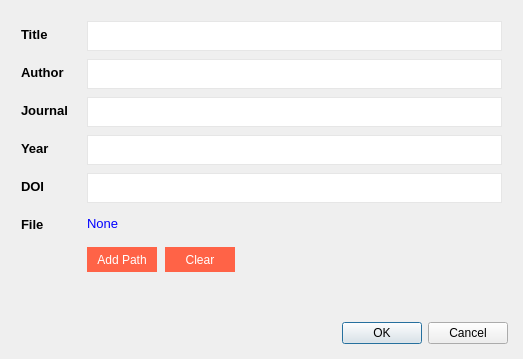
<?xml version="1.0" encoding="UTF-8"?>
<ui version="4.0">
 <class>Dialog</class>
 <widget class="QDialog" name="Dialog">
  <property name="geometry">
   <rect>
    <x>0</x>
    <y>0</y>
    <width>523</width>
    <height>359</height>
   </rect>
  </property>
  <property name="sizePolicy">
   <sizepolicy hsizetype="Fixed" vsizetype="Fixed">
    <horstretch>0</horstretch>
    <verstretch>0</verstretch>
   </sizepolicy>
  </property>
  <property name="windowTitle">
   <string>Default widget</string>
  </property>
  <layout class="QVBoxLayout" name="verticalLayout_9">
   <property name="spacing">
    <number>10</number>
   </property>
   <property name="leftMargin">
    <number>15</number>
   </property>
   <property name="topMargin">
    <number>15</number>
   </property>
   <property name="rightMargin">
    <number>15</number>
   </property>
   <property name="bottomMargin">
    <number>15</number>
   </property>
   <item>
    <widget class="QScrollArea" name="scrollArea">
     <property name="styleSheet">
      <string notr="true">QScrollArea {
    border: none;
}

QScrollBar:vertical {

}</string>
     </property>
     <property name="widgetResizable">
      <bool>true</bool>
     </property>
     <widget class="QWidget" name="scrollAreaWidgetContents">
      <property name="geometry">
       <rect>
        <x>0</x>
        <y>0</y>
        <width>493</width>
        <height>296</height>
       </rect>
      </property>
      <layout class="QVBoxLayout" name="verticalLayout_8">
       <property name="spacing">
        <number>0</number>
       </property>
       <property name="leftMargin">
        <number>2</number>
       </property>
       <property name="topMargin">
        <number>2</number>
       </property>
       <property name="rightMargin">
        <number>2</number>
       </property>
       <property name="bottomMargin">
        <number>2</number>
       </property>
       <item>
        <widget class="QWidget" name="widget" native="true">
         <property name="sizePolicy">
          <sizepolicy hsizetype="Preferred" vsizetype="Minimum">
           <horstretch>0</horstretch>
           <verstretch>0</verstretch>
          </sizepolicy>
         </property>
         <layout class="QHBoxLayout" name="horizontalLayout">
          <property name="sizeConstraint">
           <enum>QLayout::SizeConstraint::SetDefaultConstraint</enum>
          </property>
          <property name="leftMargin">
           <number>4</number>
          </property>
          <property name="topMargin">
           <number>4</number>
          </property>
          <property name="rightMargin">
           <number>4</number>
          </property>
          <property name="bottomMargin">
           <number>4</number>
          </property>
          <item>
           <layout class="QVBoxLayout" name="verticalLayout_2">
            <property name="spacing">
             <number>0</number>
            </property>
            <property name="sizeConstraint">
             <enum>QLayout::SizeConstraint::SetDefaultConstraint</enum>
            </property>
            <property name="topMargin">
             <number>5</number>
            </property>
            <item>
             <widget class="QLabel" name="lb_title">
              <property name="minimumSize">
               <size>
                <width>60</width>
                <height>16</height>
               </size>
              </property>
              <property name="maximumSize">
               <size>
                <width>60</width>
                <height>16</height>
               </size>
              </property>
              <property name="font">
               <font>
                <family>Arial</family>
                <pointsize>10</pointsize>
                <bold>true</bold>
               </font>
              </property>
              <property name="layoutDirection">
               <enum>Qt::LayoutDirection::LeftToRight</enum>
              </property>
              <property name="text">
               <string>Title</string>
              </property>
              <property name="alignment">
               <set>Qt::AlignmentFlag::AlignLeading|Qt::AlignmentFlag::AlignLeft|Qt::AlignmentFlag::AlignVCenter</set>
              </property>
             </widget>
            </item>
            <item>
             <spacer name="verticalSpacer">
              <property name="orientation">
               <enum>Qt::Orientation::Vertical</enum>
              </property>
              <property name="sizeType">
               <enum>QSizePolicy::Policy::Preferred</enum>
              </property>
              <property name="sizeHint" stdset="0">
               <size>
                <width>20</width>
                <height>40</height>
               </size>
              </property>
             </spacer>
            </item>
           </layout>
          </item>
          <item>
           <widget class="QPlainTextEdit" name="textedit_title">
            <property name="sizePolicy">
             <sizepolicy hsizetype="Expanding" vsizetype="Preferred">
              <horstretch>0</horstretch>
              <verstretch>0</verstretch>
             </sizepolicy>
            </property>
            <property name="minimumSize">
             <size>
              <width>0</width>
              <height>30</height>
             </size>
            </property>
            <property name="maximumSize">
             <size>
              <width>16777215</width>
              <height>30</height>
             </size>
            </property>
            <property name="font">
             <font>
              <family>Arial</family>
              <pointsize>10</pointsize>
             </font>
            </property>
            <property name="styleSheet">
             <string notr="true">QPlainTextEdit {
    border: 1px solid#e6e6e6;
    background-color: white;
}</string>
            </property>
            <property name="verticalScrollBarPolicy">
             <enum>Qt::ScrollBarPolicy::ScrollBarAlwaysOff</enum>
            </property>
            <property name="horizontalScrollBarPolicy">
             <enum>Qt::ScrollBarPolicy::ScrollBarAlwaysOff</enum>
            </property>
            <property name="plainText">
             <string/>
            </property>
           </widget>
          </item>
         </layout>
        </widget>
       </item>
       <item>
        <widget class="QWidget" name="widget_2" native="true">
         <property name="sizePolicy">
          <sizepolicy hsizetype="Preferred" vsizetype="Minimum">
           <horstretch>0</horstretch>
           <verstretch>0</verstretch>
          </sizepolicy>
         </property>
         <layout class="QHBoxLayout" name="horizontalLayout_3">
          <property name="leftMargin">
           <number>4</number>
          </property>
          <property name="topMargin">
           <number>4</number>
          </property>
          <property name="rightMargin">
           <number>4</number>
          </property>
          <property name="bottomMargin">
           <number>4</number>
          </property>
          <item>
           <layout class="QVBoxLayout" name="verticalLayout_3">
            <property name="spacing">
             <number>0</number>
            </property>
            <property name="topMargin">
             <number>5</number>
            </property>
            <item>
             <widget class="QLabel" name="lb_author">
              <property name="minimumSize">
               <size>
                <width>60</width>
                <height>16</height>
               </size>
              </property>
              <property name="maximumSize">
               <size>
                <width>60</width>
                <height>16</height>
               </size>
              </property>
              <property name="font">
               <font>
                <family>Arial</family>
                <pointsize>10</pointsize>
                <bold>true</bold>
               </font>
              </property>
              <property name="layoutDirection">
               <enum>Qt::LayoutDirection::LeftToRight</enum>
              </property>
              <property name="text">
               <string>Author</string>
              </property>
              <property name="alignment">
               <set>Qt::AlignmentFlag::AlignLeading|Qt::AlignmentFlag::AlignLeft|Qt::AlignmentFlag::AlignVCenter</set>
              </property>
             </widget>
            </item>
            <item>
             <spacer name="verticalSpacer_2">
              <property name="orientation">
               <enum>Qt::Orientation::Vertical</enum>
              </property>
              <property name="sizeType">
               <enum>QSizePolicy::Policy::Preferred</enum>
              </property>
              <property name="sizeHint" stdset="0">
               <size>
                <width>20</width>
                <height>40</height>
               </size>
              </property>
             </spacer>
            </item>
           </layout>
          </item>
          <item>
           <widget class="QPlainTextEdit" name="textedit_author">
            <property name="sizePolicy">
             <sizepolicy hsizetype="Expanding" vsizetype="Preferred">
              <horstretch>0</horstretch>
              <verstretch>0</verstretch>
             </sizepolicy>
            </property>
            <property name="minimumSize">
             <size>
              <width>0</width>
              <height>30</height>
             </size>
            </property>
            <property name="maximumSize">
             <size>
              <width>16777215</width>
              <height>30</height>
             </size>
            </property>
            <property name="font">
             <font>
              <family>Arial</family>
              <pointsize>10</pointsize>
             </font>
            </property>
            <property name="styleSheet">
             <string notr="true">QPlainTextEdit {
    border: 1px solid#e6e6e6;
    background-color: white;
}</string>
            </property>
            <property name="verticalScrollBarPolicy">
             <enum>Qt::ScrollBarPolicy::ScrollBarAlwaysOff</enum>
            </property>
            <property name="horizontalScrollBarPolicy">
             <enum>Qt::ScrollBarPolicy::ScrollBarAlwaysOff</enum>
            </property>
            <property name="plainText">
             <string/>
            </property>
           </widget>
          </item>
         </layout>
        </widget>
       </item>
       <item>
        <widget class="QWidget" name="widget_3" native="true">
         <property name="sizePolicy">
          <sizepolicy hsizetype="Preferred" vsizetype="Minimum">
           <horstretch>0</horstretch>
           <verstretch>0</verstretch>
          </sizepolicy>
         </property>
         <layout class="QHBoxLayout" name="horizontalLayout_4">
          <property name="leftMargin">
           <number>4</number>
          </property>
          <property name="topMargin">
           <number>4</number>
          </property>
          <property name="rightMargin">
           <number>4</number>
          </property>
          <property name="bottomMargin">
           <number>4</number>
          </property>
          <item>
           <layout class="QVBoxLayout" name="verticalLayout_4">
            <property name="spacing">
             <number>0</number>
            </property>
            <property name="topMargin">
             <number>5</number>
            </property>
            <item>
             <widget class="QLabel" name="lb_journal">
              <property name="minimumSize">
               <size>
                <width>60</width>
                <height>16</height>
               </size>
              </property>
              <property name="maximumSize">
               <size>
                <width>60</width>
                <height>16</height>
               </size>
              </property>
              <property name="font">
               <font>
                <family>Arial</family>
                <pointsize>10</pointsize>
                <bold>true</bold>
               </font>
              </property>
              <property name="layoutDirection">
               <enum>Qt::LayoutDirection::LeftToRight</enum>
              </property>
              <property name="text">
               <string>Journal</string>
              </property>
              <property name="alignment">
               <set>Qt::AlignmentFlag::AlignLeading|Qt::AlignmentFlag::AlignLeft|Qt::AlignmentFlag::AlignVCenter</set>
              </property>
             </widget>
            </item>
            <item>
             <spacer name="verticalSpacer_3">
              <property name="orientation">
               <enum>Qt::Orientation::Vertical</enum>
              </property>
              <property name="sizeType">
               <enum>QSizePolicy::Policy::Preferred</enum>
              </property>
              <property name="sizeHint" stdset="0">
               <size>
                <width>20</width>
                <height>40</height>
               </size>
              </property>
             </spacer>
            </item>
           </layout>
          </item>
          <item>
           <widget class="QPlainTextEdit" name="textedit_journal">
            <property name="sizePolicy">
             <sizepolicy hsizetype="Expanding" vsizetype="Preferred">
              <horstretch>0</horstretch>
              <verstretch>0</verstretch>
             </sizepolicy>
            </property>
            <property name="minimumSize">
             <size>
              <width>0</width>
              <height>30</height>
             </size>
            </property>
            <property name="maximumSize">
             <size>
              <width>16777215</width>
              <height>30</height>
             </size>
            </property>
            <property name="font">
             <font>
              <family>Arial</family>
              <pointsize>10</pointsize>
             </font>
            </property>
            <property name="styleSheet">
             <string notr="true">QPlainTextEdit {
    border: 1px solid#e6e6e6;
    background-color: white;
}</string>
            </property>
            <property name="verticalScrollBarPolicy">
             <enum>Qt::ScrollBarPolicy::ScrollBarAlwaysOff</enum>
            </property>
            <property name="horizontalScrollBarPolicy">
             <enum>Qt::ScrollBarPolicy::ScrollBarAlwaysOff</enum>
            </property>
            <property name="plainText">
             <string/>
            </property>
           </widget>
          </item>
         </layout>
        </widget>
       </item>
       <item>
        <widget class="QWidget" name="widget_4" native="true">
         <property name="sizePolicy">
          <sizepolicy hsizetype="Preferred" vsizetype="Minimum">
           <horstretch>0</horstretch>
           <verstretch>0</verstretch>
          </sizepolicy>
         </property>
         <layout class="QHBoxLayout" name="horizontalLayout_5">
          <property name="leftMargin">
           <number>4</number>
          </property>
          <property name="topMargin">
           <number>4</number>
          </property>
          <property name="rightMargin">
           <number>4</number>
          </property>
          <property name="bottomMargin">
           <number>4</number>
          </property>
          <item>
           <layout class="QVBoxLayout" name="verticalLayout_5">
            <property name="spacing">
             <number>0</number>
            </property>
            <property name="topMargin">
             <number>5</number>
            </property>
            <item>
             <widget class="QLabel" name="lb_year">
              <property name="minimumSize">
               <size>
                <width>60</width>
                <height>16</height>
               </size>
              </property>
              <property name="maximumSize">
               <size>
                <width>60</width>
                <height>16</height>
               </size>
              </property>
              <property name="font">
               <font>
                <family>Arial</family>
                <pointsize>10</pointsize>
                <bold>true</bold>
               </font>
              </property>
              <property name="layoutDirection">
               <enum>Qt::LayoutDirection::LeftToRight</enum>
              </property>
              <property name="text">
               <string>Year</string>
              </property>
              <property name="alignment">
               <set>Qt::AlignmentFlag::AlignLeading|Qt::AlignmentFlag::AlignLeft|Qt::AlignmentFlag::AlignVCenter</set>
              </property>
             </widget>
            </item>
            <item>
             <spacer name="verticalSpacer_4">
              <property name="orientation">
               <enum>Qt::Orientation::Vertical</enum>
              </property>
              <property name="sizeType">
               <enum>QSizePolicy::Policy::Preferred</enum>
              </property>
              <property name="sizeHint" stdset="0">
               <size>
                <width>20</width>
                <height>40</height>
               </size>
              </property>
             </spacer>
            </item>
           </layout>
          </item>
          <item>
           <widget class="QPlainTextEdit" name="textedit_year">
            <property name="sizePolicy">
             <sizepolicy hsizetype="Expanding" vsizetype="Minimum">
              <horstretch>0</horstretch>
              <verstretch>0</verstretch>
             </sizepolicy>
            </property>
            <property name="minimumSize">
             <size>
              <width>0</width>
              <height>30</height>
             </size>
            </property>
            <property name="maximumSize">
             <size>
              <width>16777215</width>
              <height>30</height>
             </size>
            </property>
            <property name="font">
             <font>
              <family>Arial</family>
              <pointsize>10</pointsize>
             </font>
            </property>
            <property name="styleSheet">
             <string notr="true">QPlainTextEdit {
    border: 1px solid#e6e6e6;
    background-color: white;
}</string>
            </property>
            <property name="verticalScrollBarPolicy">
             <enum>Qt::ScrollBarPolicy::ScrollBarAlwaysOff</enum>
            </property>
            <property name="horizontalScrollBarPolicy">
             <enum>Qt::ScrollBarPolicy::ScrollBarAlwaysOff</enum>
            </property>
            <property name="plainText">
             <string/>
            </property>
           </widget>
          </item>
         </layout>
        </widget>
       </item>
       <item>
        <widget class="QWidget" name="widget_5" native="true">
         <property name="sizePolicy">
          <sizepolicy hsizetype="Preferred" vsizetype="Minimum">
           <horstretch>0</horstretch>
           <verstretch>0</verstretch>
          </sizepolicy>
         </property>
         <layout class="QHBoxLayout" name="horizontalLayout_6">
          <property name="leftMargin">
           <number>4</number>
          </property>
          <property name="topMargin">
           <number>4</number>
          </property>
          <property name="rightMargin">
           <number>4</number>
          </property>
          <property name="bottomMargin">
           <number>4</number>
          </property>
          <item>
           <layout class="QVBoxLayout" name="verticalLayout_6">
            <property name="spacing">
             <number>0</number>
            </property>
            <property name="topMargin">
             <number>5</number>
            </property>
            <item>
             <widget class="QLabel" name="lb_doi">
              <property name="minimumSize">
               <size>
                <width>60</width>
                <height>16</height>
               </size>
              </property>
              <property name="maximumSize">
               <size>
                <width>60</width>
                <height>16</height>
               </size>
              </property>
              <property name="font">
               <font>
                <family>Arial</family>
                <pointsize>10</pointsize>
                <bold>true</bold>
               </font>
              </property>
              <property name="layoutDirection">
               <enum>Qt::LayoutDirection::LeftToRight</enum>
              </property>
              <property name="text">
               <string>DOI</string>
              </property>
              <property name="alignment">
               <set>Qt::AlignmentFlag::AlignLeading|Qt::AlignmentFlag::AlignLeft|Qt::AlignmentFlag::AlignVCenter</set>
              </property>
             </widget>
            </item>
            <item>
             <spacer name="verticalSpacer_5">
              <property name="orientation">
               <enum>Qt::Orientation::Vertical</enum>
              </property>
              <property name="sizeType">
               <enum>QSizePolicy::Policy::Preferred</enum>
              </property>
              <property name="sizeHint" stdset="0">
               <size>
                <width>20</width>
                <height>40</height>
               </size>
              </property>
             </spacer>
            </item>
           </layout>
          </item>
          <item>
           <widget class="QPlainTextEdit" name="textedit_doi">
            <property name="sizePolicy">
             <sizepolicy hsizetype="Expanding" vsizetype="Preferred">
              <horstretch>0</horstretch>
              <verstretch>0</verstretch>
             </sizepolicy>
            </property>
            <property name="minimumSize">
             <size>
              <width>0</width>
              <height>30</height>
             </size>
            </property>
            <property name="maximumSize">
             <size>
              <width>16777215</width>
              <height>30</height>
             </size>
            </property>
            <property name="font">
             <font>
              <family>Arial</family>
              <pointsize>10</pointsize>
             </font>
            </property>
            <property name="styleSheet">
             <string notr="true">QPlainTextEdit {
    border: 1px solid#e6e6e6;
    background-color: white;
}</string>
            </property>
            <property name="verticalScrollBarPolicy">
             <enum>Qt::ScrollBarPolicy::ScrollBarAlwaysOff</enum>
            </property>
            <property name="horizontalScrollBarPolicy">
             <enum>Qt::ScrollBarPolicy::ScrollBarAlwaysOff</enum>
            </property>
            <property name="plainText">
             <string/>
            </property>
           </widget>
          </item>
         </layout>
        </widget>
       </item>
       <item>
        <widget class="QWidget" name="widget_6" native="true">
         <property name="sizePolicy">
          <sizepolicy hsizetype="Preferred" vsizetype="Minimum">
           <horstretch>0</horstretch>
           <verstretch>0</verstretch>
          </sizepolicy>
         </property>
         <layout class="QHBoxLayout" name="horizontalLayout_7">
          <property name="leftMargin">
           <number>4</number>
          </property>
          <property name="topMargin">
           <number>4</number>
          </property>
          <property name="rightMargin">
           <number>4</number>
          </property>
          <property name="bottomMargin">
           <number>4</number>
          </property>
          <item>
           <layout class="QVBoxLayout" name="verticalLayout_7">
            <property name="spacing">
             <number>0</number>
            </property>
            <property name="topMargin">
             <number>5</number>
            </property>
            <item>
             <widget class="QLabel" name="lb_file">
              <property name="minimumSize">
               <size>
                <width>60</width>
                <height>16</height>
               </size>
              </property>
              <property name="maximumSize">
               <size>
                <width>60</width>
                <height>16</height>
               </size>
              </property>
              <property name="font">
               <font>
                <family>Arial</family>
                <pointsize>10</pointsize>
                <bold>true</bold>
               </font>
              </property>
              <property name="layoutDirection">
               <enum>Qt::LayoutDirection::LeftToRight</enum>
              </property>
              <property name="text">
               <string>File</string>
              </property>
              <property name="alignment">
               <set>Qt::AlignmentFlag::AlignLeading|Qt::AlignmentFlag::AlignLeft|Qt::AlignmentFlag::AlignVCenter</set>
              </property>
             </widget>
            </item>
            <item>
             <spacer name="verticalSpacer_6">
              <property name="orientation">
               <enum>Qt::Orientation::Vertical</enum>
              </property>
              <property name="sizeType">
               <enum>QSizePolicy::Policy::Preferred</enum>
              </property>
              <property name="sizeHint" stdset="0">
               <size>
                <width>20</width>
                <height>40</height>
               </size>
              </property>
             </spacer>
            </item>
           </layout>
          </item>
          <item>
           <layout class="QVBoxLayout" name="verticalLayout">
            <property name="spacing">
             <number>0</number>
            </property>
            <property name="topMargin">
             <number>5</number>
            </property>
            <item>
             <widget class="QLabel" name="lb_filepath">
              <property name="font">
               <font>
                <family>Arial</family>
                <pointsize>10</pointsize>
               </font>
              </property>
              <property name="focusPolicy">
               <enum>Qt::FocusPolicy::NoFocus</enum>
              </property>
              <property name="styleSheet">
               <string notr="true">QLabel {
	color: blue;
}</string>
              </property>
              <property name="text">
               <string>None</string>
              </property>
              <property name="alignment">
               <set>Qt::AlignmentFlag::AlignLeading|Qt::AlignmentFlag::AlignLeft|Qt::AlignmentFlag::AlignTop</set>
              </property>
             </widget>
            </item>
            <item>
             <layout class="QHBoxLayout" name="horizontalLayout_8">
              <property name="spacing">
               <number>8</number>
              </property>
              <item>
               <widget class="QPushButton" name="btn_add">
                <property name="minimumSize">
                 <size>
                  <width>70</width>
                  <height>25</height>
                 </size>
                </property>
                <property name="maximumSize">
                 <size>
                  <width>70</width>
                  <height>25</height>
                 </size>
                </property>
                <property name="font">
                 <font>
                  <family>Arial</family>
                  <pointsize>9</pointsize>
                  <bold>false</bold>
                 </font>
                </property>
                <property name="styleSheet">
                 <string notr="true">QPushButton {
    background-color: #FF6347;
    color: white;
    border: none;
}

QPushButton:hover {
    background-color: #FF4500;
}

QPushButton:pressed {
    background-color: #CD5C5C;
}</string>
                </property>
                <property name="text">
                 <string>Add Path</string>
                </property>
               </widget>
              </item>
              <item>
               <widget class="QPushButton" name="btn_clear">
                <property name="minimumSize">
                 <size>
                  <width>70</width>
                  <height>25</height>
                 </size>
                </property>
                <property name="maximumSize">
                 <size>
                  <width>70</width>
                  <height>25</height>
                 </size>
                </property>
                <property name="font">
                 <font>
                  <family>Arial</family>
                  <pointsize>9</pointsize>
                  <bold>false</bold>
                 </font>
                </property>
                <property name="styleSheet">
                 <string notr="true">QPushButton {
    background-color: #FF6347;
    color: white;
    border: none;
}

QPushButton:hover {
    background-color: #FF4500;
}

QPushButton:pressed {
    background-color: #CD5C5C;
}</string>
                </property>
                <property name="text">
                 <string>Clear</string>
                </property>
               </widget>
              </item>
              <item>
               <spacer name="horizontalSpacer">
                <property name="orientation">
                 <enum>Qt::Orientation::Horizontal</enum>
                </property>
                <property name="sizeHint" stdset="0">
                 <size>
                  <width>40</width>
                  <height>20</height>
                 </size>
                </property>
               </spacer>
              </item>
             </layout>
            </item>
           </layout>
          </item>
         </layout>
        </widget>
       </item>
       <item>
        <spacer name="verticalSpacer_7">
         <property name="orientation">
          <enum>Qt::Orientation::Vertical</enum>
         </property>
         <property name="sizeHint" stdset="0">
          <size>
           <width>20</width>
           <height>40</height>
          </size>
         </property>
        </spacer>
       </item>
      </layout>
     </widget>
    </widget>
   </item>
   <item>
    <widget class="QDialogButtonBox" name="buttonBox">
     <property name="orientation">
      <enum>Qt::Orientation::Horizontal</enum>
     </property>
     <property name="standardButtons">
      <set>QDialogButtonBox::StandardButton::Cancel|QDialogButtonBox::StandardButton::Ok</set>
     </property>
    </widget>
   </item>
  </layout>
 </widget>
 <resources/>
 <connections>
  <connection>
   <sender>buttonBox</sender>
   <signal>accepted()</signal>
   <receiver>Dialog</receiver>
   <slot>accept()</slot>
   <hints>
    <hint type="sourcelabel">
     <x>248</x>
     <y>254</y>
    </hint>
    <hint type="destinationlabel">
     <x>157</x>
     <y>274</y>
    </hint>
   </hints>
  </connection>
  <connection>
   <sender>buttonBox</sender>
   <signal>rejected()</signal>
   <receiver>Dialog</receiver>
   <slot>reject()</slot>
   <hints>
    <hint type="sourcelabel">
     <x>316</x>
     <y>260</y>
    </hint>
    <hint type="destinationlabel">
     <x>286</x>
     <y>274</y>
    </hint>
   </hints>
  </connection>
 </connections>
</ui>
